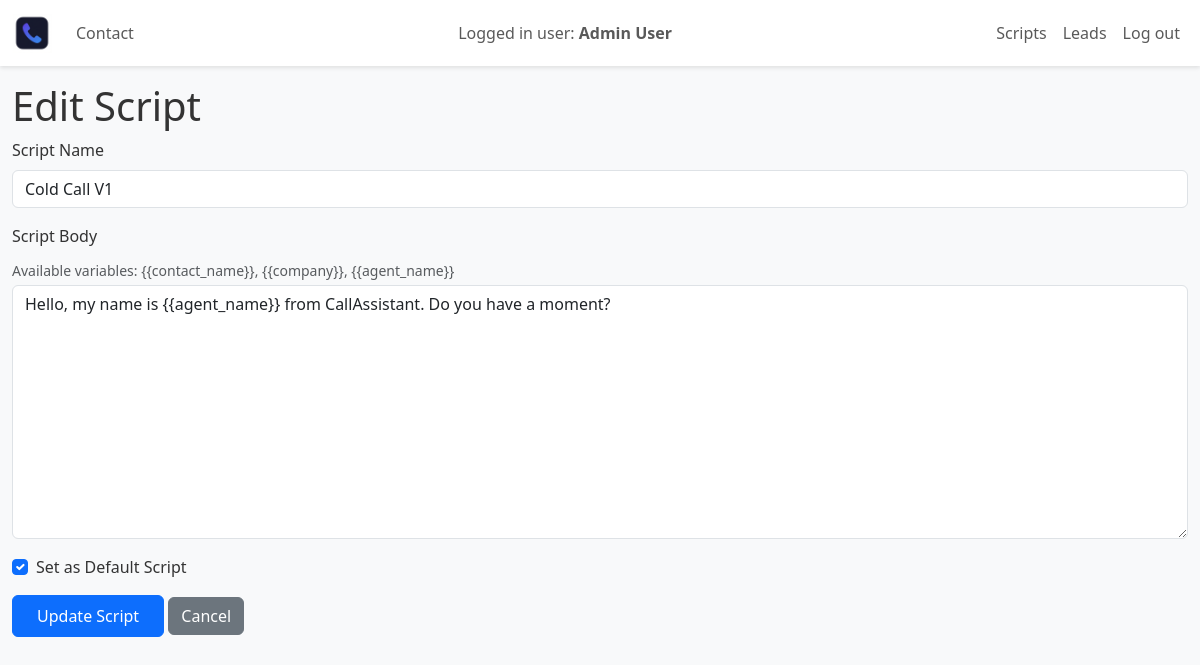
Page /?c=script&a=edit&id=1 (signed in) on the committed database.
### tables this page shows
CREATE TABLE `scripts` (
  `id` int(11) NOT NULL AUTO_INCREMENT,
  `name` varchar(255) NOT NULL,
  `body` text NOT NULL,
  `is_default` tinyint(1) NOT NULL DEFAULT 0,
  PRIMARY KEY (`id`)
);

### Framework/Http/Responses/Response.php (called while the page is built, shortened)
<?php
abstract class Response
{
    public function send(): void
    {
        $this->generate();
    }
}

### public/index.php (called while the page is built, shortened)
<?php
require __DIR__ . '/../Framework/ClassLoader.php';
try {
    $app = new App();
    $app->run();
} catch (Exception $e) {
    die('An error occurred: ' . $e->getMessage());
}

### Framework/Support/LinkGenerator.php (called while the page is built, shortened)
<?php
class LinkGenerator
{
    private Request $request;
    public function __construct(Request $request, Router $router)
    {
        $this->request = $request;
    }
    public function url(
        string|array $destination,
        array $parameters = [],
        bool $absolute = false,
        bool $appendParameters = false
    ): string {
        list($controller, $action) = explode(".", $destination);
        $args = $appendParameters ? $this->request->get() : [];
        $args = ["c" => lcfirst($controller), "a" => $action != "index" ? $action : null] + $parameters + $args;
        $basePath = $absolute ? $this->request->getBaseUrl() : "";
        return $basePath . "?" . http_build_query($args);
    }
}

### Framework/ClassLoader.php (called while the page is built, shortened)
<?php
class ClassLoader
{
    public static function Boot(): void
    {
        spl_autoload_register(function ($class_name) {
            $baseDir = realpath(dirname(__DIR__));
            $relativePath = str_replace('\\', DIRECTORY_SEPARATOR, ltrim($class_name, '\\')) . '.php';
            $file = $baseDir . DIRECTORY_SEPARATOR . $relativePath;
        });
    }
}

### Framework/Http/Request.php (called while the page is built, shortened)
<?php
class Request
{
    private array $get;
    private array $post;
    public function __construct()
    {
        $this->get = $_GET;
        $this->post = $_POST;
    }
    public function get(?string $key = null): mixed
    {
        return $key === null ? $this->get : ($this->get[$key] ?? null);
    }
    public function post(?string $key = null): mixed
    {
        return $key === null ? $this->post : ($this->post[$key] ?? null);
    }
    public function value(string $key): mixed
    {
        return $this->post($key) ?? $this->get($key);
    }
}

### App/Controllers/ScriptController.php (called while the page is built, shortened)
<?php
class ScriptController extends SecureController
{
    public function edit(Request $request): Response
    {
        $id = $request->value('id');
        $script = Script::getOne($id);
        return $this->html(compact('script'));
    }
}

### Framework/Core/Model.php (called while the page is built, shortened)
<?php
abstract class Model implements \JsonSerializable
{
    protected static ?string $tableName = null;
    protected static array $columnsMap = [];
    private static array $dbColumns = [];
    private static IDbConvention $dbConventions;
    protected static function getTableName(): string
    {
        if (!empty(static::$tableName)) {
            return static::$tableName;
        }
        return self::getConventions()->getTableName(get_called_class());
    }
    protected static function getPkColumnName(): string
    {
        return self::getConventions()->getPkColumnName(get_called_class());
    }
    protected static function getColumnsMap(): array
    {
        return static::$columnsMap ?? [];
    }
    public static function getOne(mixed $id): ?static
    {
        try {
            $sql = "SELECT " . static::getDBColumnNamesList() . " FROM `" . static::getTableName() . "` WHERE `" .
                static::getPkColumnName() . "`=?";
            $stmt = Connection::getInstance()->prepare($sql);
            $stmt->setFetchMode(PDO::FETCH_CLASS | PDO::FETCH_PROPS_LATE, static::class);
            $stmt->execute([$id]);
            $model = $stmt->fetch() ?: null;
            if ($model !== null) {
                $model->_dbId = $model->getIdValue();
                $model->_resultSet = new ResultSet([$model]);
            }
            return $model;
        } catch (PDOException $exception) {
            throw new Exception('Query failed: ' . $exception->getMessage(), 0, $exception);
        }
    }
    private static function getDbColumns(): array
    {
        try {
            $sql = "DESCRIBE " . static::getTableName();
            $stmt = Connection::getInstance()->prepare($sql);
            $stmt->execute([]);
            self::$dbColumns[static::class] = array_column($stmt->fetchAll(), 'Field');
            return self::$dbColumns[static::class];
        } catch (PDOException $exception) {
            throw new Exception('Query failed: ' . $exception->getMessage(), 0, $exception);
        }
    }
    private function getIdValue(): mixed
    {
        $pk = static::getPkColumnName();
        $prop = static::toPropertyName($pk);
        return isset($this->{$prop}) ? $this->{$prop} : null;
    }
    private static function getModelProperties(): array
    {
        $reflection = new \ReflectionClass(static::class);
        $properties = [];
        foreach ($reflection->getProperties() as $property) {
            $propertyName = $property->getName();
            if ($property->isStatic()) {
                continue;
            }
            $properties[$propertyName] = true;
        }
        return $properties;
    }
    private static function getDBColumnNamesList(): string
    {
        $dbColumns = [];
        foreach (static::getDbColumns() as $columnName) {
            $propertyName = static::toPropertyName($columnName);
            if ($propertyName != $columnName) {
                $dbColumns[] = "`$columnName` AS {$propertyName}";
            } else {
                $dbColumns[] = $columnName;
            }
        }
        return implode(', ', $dbColumns);
    }
    private static function toPropertyName(string $columnName): string
    {
        $customMapping = static::getColumnsMap();
        if (isset($customMapping[$columnName])) {
            return $customMapping[$columnName];
        } else {
            return static::getConventions()->toPropertyName($columnName);
        }
    }
    private static function getConventions(): IDbConvention
    {
        if (!isset(static::$dbConventions)) {
            static::$dbConventions = new (Configuration::DB_CONVENTIONS_CLASS)();
        }
        return static::$dbConventions;
    }
}

### Framework/DB/Connection.php (called while the page is built, shortened)
<?php
class Connection
{
    private static ?Connection $instance = null;
    private PDO $db;
    public function __construct(PDO $db)
    {
        $this->db = $db;
    }
    public static function getInstance(): Connection
    {
        try {
            if (self::$instance == null) {
                $db = new PDO(
                    'mysql:dbname=' . Configuration::DB_NAME . ';host=' . Configuration::DB_HOST,
                    Configuration::DB_USER,
                    Configuration::DB_PASS
                );
                $db->setAttribute(PDO::ATTR_ERRMODE, PDO::ERRMODE_EXCEPTION);
                $db->setAttribute(PDO::ATTR_EMULATE_PREPARES, true);
                self::$instance = new self($db);
            }
            return self::$instance;
        } catch (PDOException $e) {
            throw new Exception('Connection failed: ' . $e->getMessage());
        }
    }
    public function prepare(string $sql): DebugStatement
    {
        try {
            return new DebugStatement($this->db->prepare($sql));
        } catch (PDOException $e) {
            throw new Exception('Prepare failed: ' . $e->getMessage());
        }
    }
}

### Framework/DB/DebugStatement.php (called while the page is built, shortened)
<?php
class DebugStatement
{
    private PDOStatementAlias $stmt;
    public function __construct($stmt)
    {
        $this->stmt = $stmt;
    }
    public function execute(?array $params = null): bool
    {
        $result = $this->stmt->execute($params);
        $this->stmt->debugDumpParams();
        return $result;
    }
    public function __call(string $name, array $arguments): mixed
    {
        return $this->stmt->{$name}(...$arguments);
    }
}

### Framework/DB/DefaultConventions.php (called while the page is built, shortened)
<?php
class DefaultConventions implements IDbConvention
{
    public function getPkColumnName(string $className): string
    {
        return 'id';
    }
    public function toPropertyName(string $columnName): string
    {
        return $columnName;
    }
}

### App/Views/Script/edit.view.php (the view, shortened to what this page needs)
<h1>Edit Script</h1>
<form action="<?= $link->url('script.update') ?>" method="POST">
    <div class="mb-3">
        <label for="name" class="form-label">Script Name</label>
        <input type="text" class="form-control" id="name" name="name" value="<?= htmlspecialchars($script->name) ?>" required>
    </div>
    <div class="mb-3">
        <label for="body" class="form-label">Script Body</label>
        <div class="form-text mb-1">Available variables: {{contact_name}}, {{company}}, {{agent_name}}</div>
        <textarea class="form-control" id="body" name="body" rows="10" required><?= htmlspecialchars($script->body) ?></textarea>
    </div>
    <div class="mb-3 form-check">
        <input type="checkbox" class="form-check-input" id="is_default" name="is_default" <?= $script->is_default ? 'checked' : '' ?>>
        <label class="form-check-label" for="is_default">Set as Default Script</label>
    </div>
    <button type="submit" class="btn btn-primary">Update Script</button>
    <a href="<?= $link->url('script.index') ?>" class="btn btn-secondary">Cancel</a>
</form>

### public/css/styl.css (style rules this page uses)
body { background-color: #f8f9fa; font-family: 'Segoe UI', Tahoma, Geneva, Verdana, sans-serif; color: #333; }
.btn-primary { background-color: #0d6efd; border-color: #0d6efd; padding: 0.5rem 1.5rem; font-weight: 500; }

### rows in the picture
scripts: name "Cold Call V1", body "Hello, my name is {{agent_name}} from CallAssistant. Do you have a moment?", is_default "☑"

### other values in the picture
$user->getName() "Admin User"
